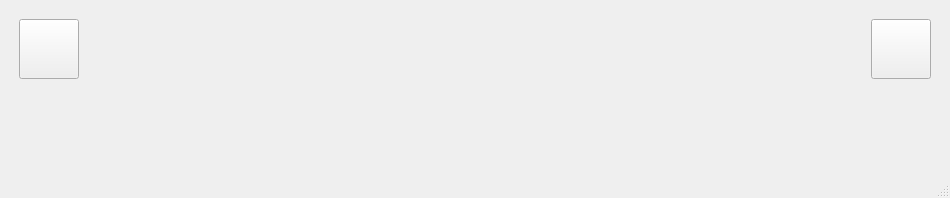
<?xml version="1.0" encoding="UTF-8"?>
<ui version="4.0">
 <class>hTracker</class>
 <widget class="QMainWindow" name="hTracker">
  <property name="geometry">
   <rect>
    <x>0</x>
    <y>0</y>
    <width>950</width>
    <height>198</height>
   </rect>
  </property>
  <property name="sizePolicy">
   <sizepolicy hsizetype="Expanding" vsizetype="Expanding">
    <horstretch>0</horstretch>
    <verstretch>0</verstretch>
   </sizepolicy>
  </property>
  <property name="windowTitle">
   <string>hTracker</string>
  </property>
  <widget class="QWidget" name="centralwidget">
   <layout class="QHBoxLayout" name="horizontalLayout">
    <item>
     <spacer name="horizontalSpacer_2">
      <property name="orientation">
       <enum>Qt::Horizontal</enum>
      </property>
      <property name="sizeType">
       <enum>QSizePolicy::Fixed</enum>
      </property>
      <property name="sizeHint" stdset="0">
       <size>
        <width>10</width>
        <height>20</height>
       </size>
      </property>
     </spacer>
    </item>
    <item>
     <layout class="QVBoxLayout" name="addHabitLayout">
      <property name="sizeConstraint">
       <enum>QLayout::SetMaximumSize</enum>
      </property>
      <item>
       <spacer name="verticalSpacer_2">
        <property name="orientation">
         <enum>Qt::Vertical</enum>
        </property>
        <property name="sizeType">
         <enum>QSizePolicy::Fixed</enum>
        </property>
        <property name="sizeHint" stdset="0">
         <size>
          <width>20</width>
          <height>10</height>
         </size>
        </property>
       </spacer>
      </item>
      <item>
       <widget class="QPushButton" name="addHabitBtn">
        <property name="sizePolicy">
         <sizepolicy hsizetype="Fixed" vsizetype="Fixed">
          <horstretch>0</horstretch>
          <verstretch>0</verstretch>
         </sizepolicy>
        </property>
        <property name="minimumSize">
         <size>
          <width>60</width>
          <height>60</height>
         </size>
        </property>
        <property name="maximumSize">
         <size>
          <width>60</width>
          <height>60</height>
         </size>
        </property>
        <property name="sizeIncrement">
         <size>
          <width>0</width>
          <height>0</height>
         </size>
        </property>
        <property name="baseSize">
         <size>
          <width>0</width>
          <height>0</height>
         </size>
        </property>
        <property name="font">
         <font>
          <pointsize>7</pointsize>
          <stylestrategy>PreferAntialias</stylestrategy>
         </font>
        </property>
        <property name="whatsThis">
         <string extracomment="Ajoute une nouvelle habitude"/>
        </property>
        <property name="text">
         <string/>
        </property>
       </widget>
      </item>
      <item>
       <spacer name="verticalSpacer">
        <property name="orientation">
         <enum>Qt::Vertical</enum>
        </property>
        <property name="sizeHint" stdset="0">
         <size>
          <width>20</width>
          <height>200</height>
         </size>
        </property>
       </spacer>
      </item>
     </layout>
    </item>
    <item>
     <spacer name="horizontalSpacer_3">
      <property name="orientation">
       <enum>Qt::Horizontal</enum>
      </property>
      <property name="sizeType">
       <enum>QSizePolicy::Fixed</enum>
      </property>
      <property name="sizeHint" stdset="0">
       <size>
        <width>20</width>
        <height>20</height>
       </size>
      </property>
     </spacer>
    </item>
    <item>
     <layout class="QVBoxLayout" name="habitLayout">
      <property name="sizeConstraint">
       <enum>QLayout::SetMaximumSize</enum>
      </property>
      <item>
       <spacer name="horizontalSpacer">
        <property name="orientation">
         <enum>Qt::Horizontal</enum>
        </property>
        <property name="sizeHint" stdset="0">
         <size>
          <width>40</width>
          <height>20</height>
         </size>
        </property>
       </spacer>
      </item>
     </layout>
    </item>
    <item>
     <spacer name="horizontalSpacer_4">
      <property name="orientation">
       <enum>Qt::Horizontal</enum>
      </property>
      <property name="sizeType">
       <enum>QSizePolicy::Fixed</enum>
      </property>
      <property name="sizeHint" stdset="0">
       <size>
        <width>20</width>
        <height>20</height>
       </size>
      </property>
     </spacer>
    </item>
    <item>
     <layout class="QVBoxLayout" name="addHabitLayout_2">
      <property name="sizeConstraint">
       <enum>QLayout::SetMaximumSize</enum>
      </property>
      <item>
       <spacer name="verticalSpacer_3">
        <property name="orientation">
         <enum>Qt::Vertical</enum>
        </property>
        <property name="sizeType">
         <enum>QSizePolicy::Fixed</enum>
        </property>
        <property name="sizeHint" stdset="0">
         <size>
          <width>20</width>
          <height>10</height>
         </size>
        </property>
       </spacer>
      </item>
      <item>
       <widget class="QPushButton" name="upToDateBtn">
        <property name="sizePolicy">
         <sizepolicy hsizetype="Fixed" vsizetype="Fixed">
          <horstretch>0</horstretch>
          <verstretch>0</verstretch>
         </sizepolicy>
        </property>
        <property name="minimumSize">
         <size>
          <width>60</width>
          <height>60</height>
         </size>
        </property>
        <property name="maximumSize">
         <size>
          <width>60</width>
          <height>60</height>
         </size>
        </property>
        <property name="sizeIncrement">
         <size>
          <width>0</width>
          <height>0</height>
         </size>
        </property>
        <property name="baseSize">
         <size>
          <width>0</width>
          <height>0</height>
         </size>
        </property>
        <property name="font">
         <font>
          <pointsize>30</pointsize>
          <stylestrategy>PreferAntialias</stylestrategy>
         </font>
        </property>
        <property name="whatsThis">
         <string extracomment="Ajoute une nouvelle habitude"/>
        </property>
        <property name="text">
         <string/>
        </property>
       </widget>
      </item>
      <item>
       <spacer name="verticalSpacer_4">
        <property name="orientation">
         <enum>Qt::Vertical</enum>
        </property>
        <property name="sizeHint" stdset="0">
         <size>
          <width>20</width>
          <height>200</height>
         </size>
        </property>
       </spacer>
      </item>
     </layout>
    </item>
    <item>
     <spacer name="horizontalSpacer_5">
      <property name="orientation">
       <enum>Qt::Horizontal</enum>
      </property>
      <property name="sizeType">
       <enum>QSizePolicy::Fixed</enum>
      </property>
      <property name="sizeHint" stdset="0">
       <size>
        <width>10</width>
        <height>20</height>
       </size>
      </property>
     </spacer>
    </item>
   </layout>
  </widget>
  <widget class="QMenuBar" name="menubar">
   <property name="geometry">
    <rect>
     <x>0</x>
     <y>0</y>
     <width>950</width>
     <height>26</height>
    </rect>
   </property>
  </widget>
  <widget class="QStatusBar" name="statusbar"/>
 </widget>
 <resources/>
 <connections/>
</ui>
